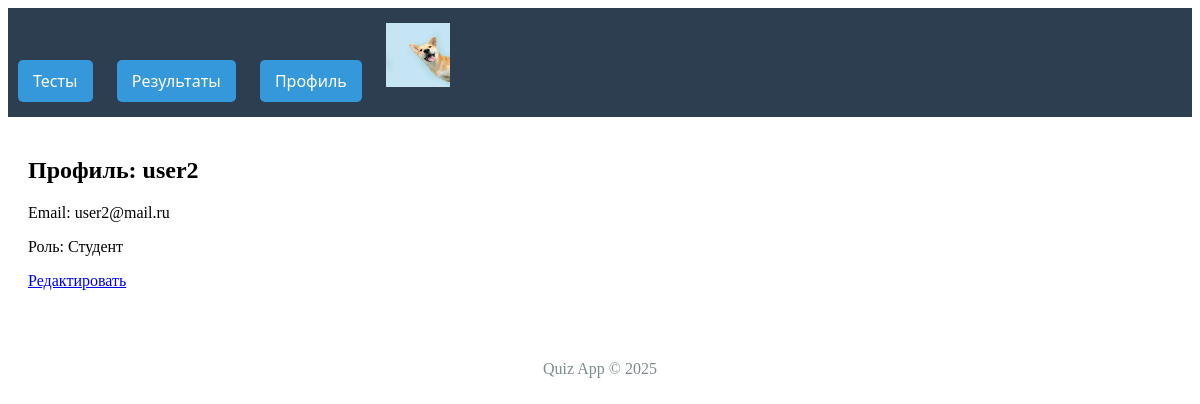
Page /users/profile/ (signed in) on the committed database.
### users/models.py (models this page shows)
class User(AbstractUser):
    is_student = models.BooleanField(default=False)
    is_teacher = models.BooleanField(default=False)
    avatar = models.ImageField(upload_to='avatars/', blank=True)

### users/views.py (the view)
# urls.py: path('profile/', views.profile, name='profile'),
@login_required
def profile(request):
    return render(request, 'users/profile.html', {'user': request.user})

### quiz_project/templates/users/profile.html
{% extends 'base.html' %}
{% block content %}
<div class="container mt-4">
    <h2>Профиль: {{ user.username }}</h2>
    <p>Email: {{ user.email }}</p>
    <p>Роль: {% if user.is_teacher %}Преподаватель{% else %}Студент{% endif %}</p>
    <a href="{% url 'edit_profile' %}" class="btn btn-primary">Редактировать</a>
</div>
{% endblock %}

### quiz_project/templates/base.html (shortened to what this page needs)
<!DOCTYPE html>
<html lang="ru">
<head>
</head>
<head>
</head>
<body>
    <header>
        <nav>
            <div>
                <a><span>Тесты</span></a>
            </div>
            <div>
                <a><span>Результаты</span></a>
            </div>
            <div>
                <a><span>Профиль</span></a>
            </div>
            <div>
                {% if user.avatar %}
                            <img src="{{ user.avatar.url }}"
                            alt="Аватар"
                            width="64"
                            height="64"
                            class="rounded-circle me-2">
                        {% endif %}
            </div>
        </nav>
    </header>
    <div class="content">
        {% block content %}{% endblock %}
    </div>
    <footer style="text-align: center; margin-top: 50px; color: #7f8c8d;">
        <p>Quiz App © {% now "Y" %}</p>
    </footer>
</body>
</html>

### quiz_project/templates/base.html (style rules this page uses)
nav { background: #2c3e50; padding: 15px 0; font-family: 'Segoe UI', Tahoma, Geneva, Verdana, sans-serif; }
nav > div { display: inline-block; position: relative; margin: 0 10px; }
nav a { color: white; text-decoration: none; padding: 10px 15px; display: block; }
nav > div > a { background: #3498db; border-radius: 5px; transition: all 0.3s; }
.content { padding: 20px; }

### rows in the picture
User: avatar (picture), username "user2", email "user2@mail.ru"
